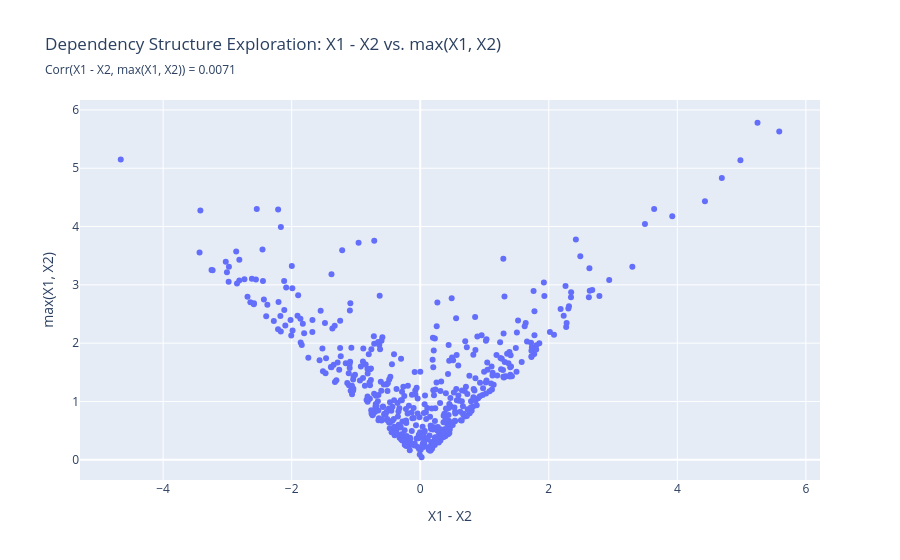

The code cell stored with this chart in its notebook:
### Markdown cell above
### Comment:

The scatter plot shows a linear relationship between $X_1$ and $\min(X_1, X_2)$, so these random variables are dependent (corroborated by a correlation of 0.4340). To prove dependency, we just have to show that one is necessarily a function of the other. In this case, I would use the pdf for $\min(X_1, X_2)$ and show it is dependent on the value $X_1$ takes.

### Code cell
x = df['X1-X2']
y = df['max(X1,X2)']

fig = px.scatter(
    x = x,
    y = y,
    title = 'Dependency Structure Exploration: X1 - X2 vs. max(X1, X2)',
    subtitle= f'Corr(X1 - X2, max(X1, X2)) = {np.corrcoef(x, y)[1,0]:0.4f}',
    labels = {'x': 'X1 - X2', 'y': 'max(X1, X2)'},
)
fig.show()

### Figure 1 — Plotly figure (JSON) as saved in the notebook; plotly's stock layout.template omitted (floating-point values rounded to 4 significant figures; data arrays with more than 128 entries replaced by an {"elided": "..."} marker saying what was removed)
{"data": [{"hovertemplate": "X1 - X2=%{x}<br>max(X1, X2)=%{y}<extra></extra>", "legendgroup": "", "marker": {"color": "#636efa", "symbol": "circle"}, "mode": "markers", "name": "", "orientation": "v", "showlegend": false, "type": "scatter", "x": {"elided": "500 float values"}, "xaxis": "x", "y": {"elided": "500 float values"}, "yaxis": "y"}], "layout": {"legend": {"tracegroupgap": 0}, "title": {"subtitle": {"text": "Corr(X1 - X2, max(X1, X2)) = 0.0071"}, "text": "Dependency Structure Exploration: X1 - X2 vs. max(X1, X2)"}, "xaxis": {"anchor": "y", "domain": [0, 1], "title": {"text": "X1 - X2"}}, "yaxis": {"anchor": "x", "domain": [0, 1], "title": {"text": "max(X1, X2)"}}}}
